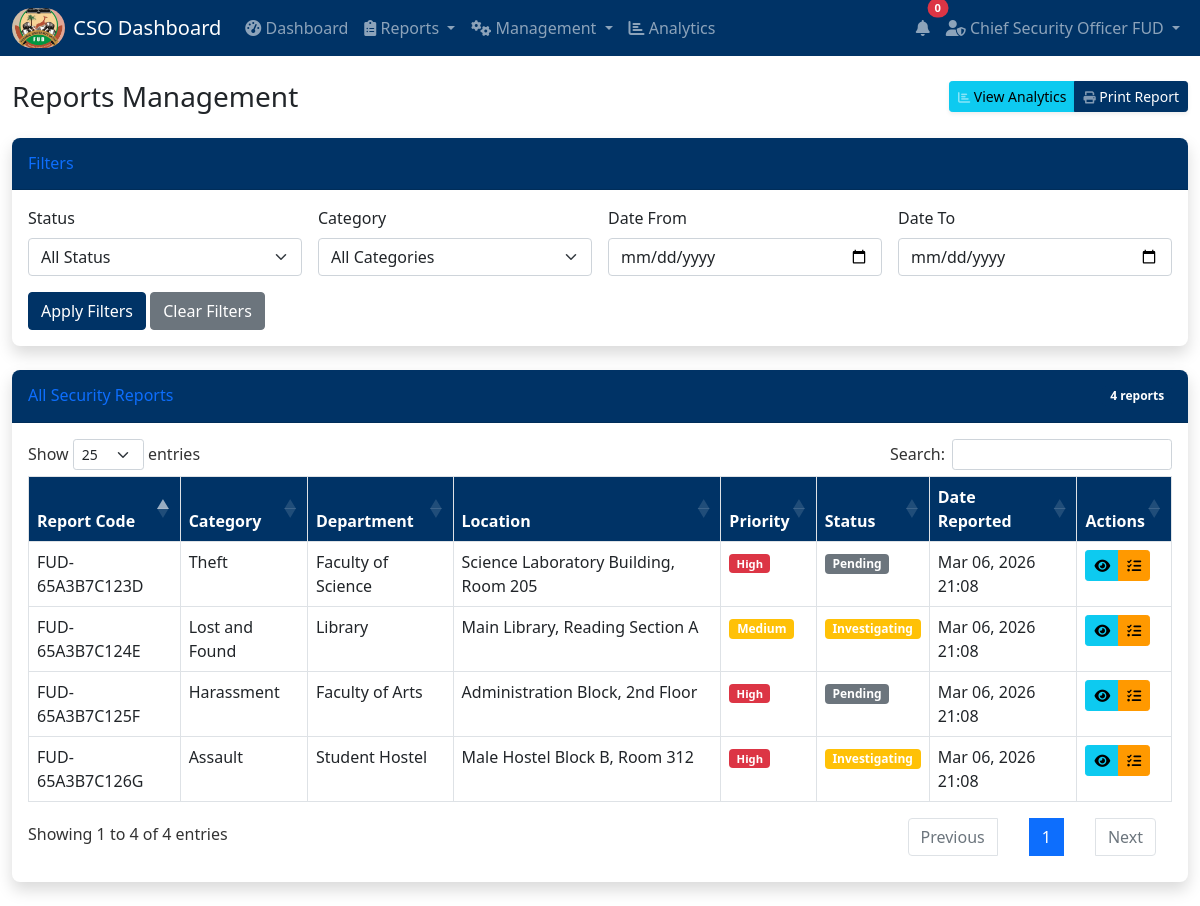
Screenshot of /cso/reports.php (signed in) with the database file from the repository.
### tables this page shows
CREATE TABLE `reports` (
  `id` int(11) NOT NULL AUTO_INCREMENT,
  `report_code` varchar(20) NOT NULL,
  `reporter_name` varchar(100) DEFAULT NULL,
  `contact` varchar(20) DEFAULT NULL,
  `department` varchar(100) NOT NULL,
  `location` varchar(255) NOT NULL,
  `category_id` int(11) DEFAULT NULL,
  `description` text NOT NULL,
  `status` enum('pending','investigating','resolved') DEFAULT 'pending',
  `priority` enum('low','medium','high') DEFAULT 'medium',
  `created_at` timestamp NOT NULL DEFAULT current_timestamp(),
  PRIMARY KEY (`id`),
  UNIQUE KEY `report_code` (`report_code`),
  KEY `category_id` (`category_id`),
  KEY `status` (`status`),
  KEY `created_at` (`created_at`),
  CONSTRAINT `reports_ibfk_1` FOREIGN KEY (`category_id`) REFERENCES `categories` (`id`)
);

CREATE TABLE `categories` (
  `id` int(11) NOT NULL AUTO_INCREMENT,
  `name` varchar(100) NOT NULL,
  `description` text DEFAULT NULL,
  `status` enum('active','inactive') DEFAULT 'active',
  `created_at` timestamp NOT NULL DEFAULT current_timestamp(),
  PRIMARY KEY (`id`)
);

### cso/reports.php (the view, shortened to what this page needs)
<?php
require_once '../config/functions.php';
$database = new Database();
$db = $database->getConnection();
$status_filter = $_GET['status'] ?? 'all';
$category_filter = $_GET['category'] ?? 'all';
$date_from = $_GET['date_from'] ?? '';
$date_to = $_GET['date_to'] ?? '';
$query = "SELECT r.*, c.name as category_name FROM reports r
          LEFT JOIN categories c ON r.category_id = c.id
          WHERE 1=1";
$query .= " ORDER BY r.created_at DESC";
$stmt = $db->prepare($query);
$stmt->execute();
$reports = $stmt->fetchAll(PDO::FETCH_ASSOC);
?>
<?php include '../includes/header.php'; ?>
<?php include 'includes/cso_navbar.php'; ?>
<div class="container-fluid mt-4">
    <div class="d-sm-flex align-items-center justify-content-between mb-4">
        <h1 class="h3 mb-0 text-gray-800">Reports Management</h1>
        <div class="btn-group">
            <a href="analytics.php" class="d-none d-sm-inline-block btn btn-sm btn-info shadow-sm">
                <i class="fas fa-chart-bar fa-sm text-white-50"></i> View Analytics
            </a>
            <button onclick="window.print()" class="d-none d-sm-inline-block btn btn-sm btn-primary shadow-sm">
                <i class="fas fa-print fa-sm text-white-50"></i> Print Report
            </button>
        </div>
    </div>
    <div class="card shadow mb-4">
        <div class="card-header py-3">
            <h6 class="m-0 font-weight-bold text-primary">Filters</h6>
        </div>
        <div class="card-body">
            <form method="GET" class="row g-3">
                <div class="col-md-3">
                    <label class="form-label">Status</label>
                    <select name="status" class="form-select">
                        <option value="all" <?= $status_filter == 'all' ? 'selected' : '' ?>>All Status</option>
                    </select>
                </div>
                <div class="col-md-3">
                    <label class="form-label">Category</label>
                    <select name="category" class="form-select">
                        <option value="all" <?= $category_filter == 'all' ? 'selected' : '' ?>>All Categories</option>
                    </select>
                </div>
                <div class="col-md-3">
                    <label class="form-label">Date From</label>
                    <input type="date" name="date_from" class="form-control" value="<?= htmlspecialchars($date_from) ?>">
                </div>
                <div class="col-md-3">
                    <label class="form-label">Date To</label>
                    <input type="date" name="date_to" class="form-control" value="<?= htmlspecialchars($date_to) ?>">
                </div>
                <div class="col-12">
                    <button type="submit" class="btn btn-primary">Apply Filters</button>
                    <a href="reports.php" class="btn btn-secondary">Clear Filters</a>
                </div>
            </form>
        </div>
    </div>
    <div class="card shadow mb-4">
        <div class="card-header py-3 d-flex justify-content-between align-items-center">
            <h6 class="m-0 font-weight-bold text-primary">All Security Reports</h6>
            <span class="badge bg-primary"><?= count($reports) ?> reports</span>
        </div>
        <div class="card-body">
            <div class="table-responsive">
                <table class="table table-bordered table-hover data-table">
                    <thead class="thead-light">
                        <tr>
                            <th>Report Code</th>
                            <th>Category</th>
                            <th>Department</th>
                            <th>Location</th>
                            <th>Priority</th>
                            <th>Status</th>
                            <th>Date Reported</th>
                            <th>Actions</th>
                        </tr>
                    </thead>
                    <tbody>
                        <?php foreach ($reports as $report): ?>
                        <tr>
                            <td><?= htmlspecialchars($report['report_code']) ?></td>
                            <td><?= htmlspecialchars($report['category_name']) ?></td>
                            <td><?= htmlspecialchars($report['department']) ?></td>
                            <td><?= htmlspecialchars($report['location']) ?></td>
                            <td><?= getPriorityBadge($report['priority']) ?></td>
                            <td><?= getStatusBadge($report['status']) ?></td>
                            <td><?= formatDate($report['created_at']) ?></td>
                            <td>
                                <div class="btn-group btn-group-sm">
                                    <a href="report_details.php?id=<?= $report['id'] ?>" class="btn btn-info">
                                        <i class="fas fa-eye"></i>
                                    </a>
                                    <a href="cases.php?action=view&id=<?= $report['id'] ?>" class="btn btn-warning">
                                        <i class="fas fa-tasks"></i>
                                    </a>
                                </div>
                            </td>
                        </tr>
                        <?php endforeach; ?>
                    </tbody>
                </table>
            </div>
        </div>
    </div>
</div>
<?php include '../includes/footer.php'; ?>

### config/functions.php (shortened to what this page needs)
<?php
function formatDate($date) {
    return date('M d, Y H:i', strtotime($date));
}
function getStatusBadge($status) {
    $badges = [
        'pending' => 'secondary',
        'investigating' => 'warning',
        'resolved' => 'success'
    ];
    return '<span class="badge bg-' . ($badges[$status] ?? 'secondary') . '">' . ucfirst($status) . '</span>';
}
function getPriorityBadge($priority) {
    $badges = [
        'low' => 'success',
        'medium' => 'warning',
        'high' => 'danger'
    ];
    return '<span class="badge bg-' . ($badges[$priority] ?? 'secondary') . '">' . ucfirst($priority) . '</span>';
}
?>

### assets/css/custom.css (style rules this page uses)
:root { --fud-primary: #003366; --fud-secondary: #FF9900; --fud-accent: #6699CC; }
.bg-primary { background-color: var(--fud-primary) !important; }
.btn-primary { background-color: var(--fud-primary); border-color: var(--fud-primary); }
.btn-warning { background-color: var(--fud-secondary); border-color: var(--fud-secondary); color: #000; }
.card { border: none; box-shadow: 0 0.15rem 1.75rem 0 rgba(58, 59, 69, 0.15); border-radius: 0.5rem; }
.card-header { background-color: var(--fud-primary); color: white; font-weight: 600; border-radius: 0.5rem 0.5rem 0 0 !important; }
.table th { background-color: var(--fud-primary); color: white; }
.badge.bg-danger { animation: pulse 2s infinite; font-size: 0.7em; }

### rows the page displays
reports: report_code "FUD-65A3B7C123D", category.name "Theft", department "Faculty of Science", location "Science Laboratory Building, Room 205", priority "High", status "Pending", created_at "Mar 06, 2026 21:08"
reports: report_code "FUD-65A3B7C124E", category.name "Lost and Found", department "Library", location "Main Library, Reading Section A", priority "Medium", status "Investigating", created_at "Mar 06, 2026 21:08"
reports: report_code "FUD-65A3B7C125F", category.name "Harassment", department "Faculty of Arts", location "Administration Block, 2nd Floor", priority "High", status "Pending", created_at "Mar 06, 2026 21:08"
reports: report_code "FUD-65A3B7C126G", category.name "Assault", department "Student Hostel", location "Male Hostel Block B, Room 312", priority "High", status "Investigating", created_at "Mar 06, 2026 21:08"

### other values shown
$_SESSION['name'] "Chief Security Officer FUD"
count($reports) "4"
